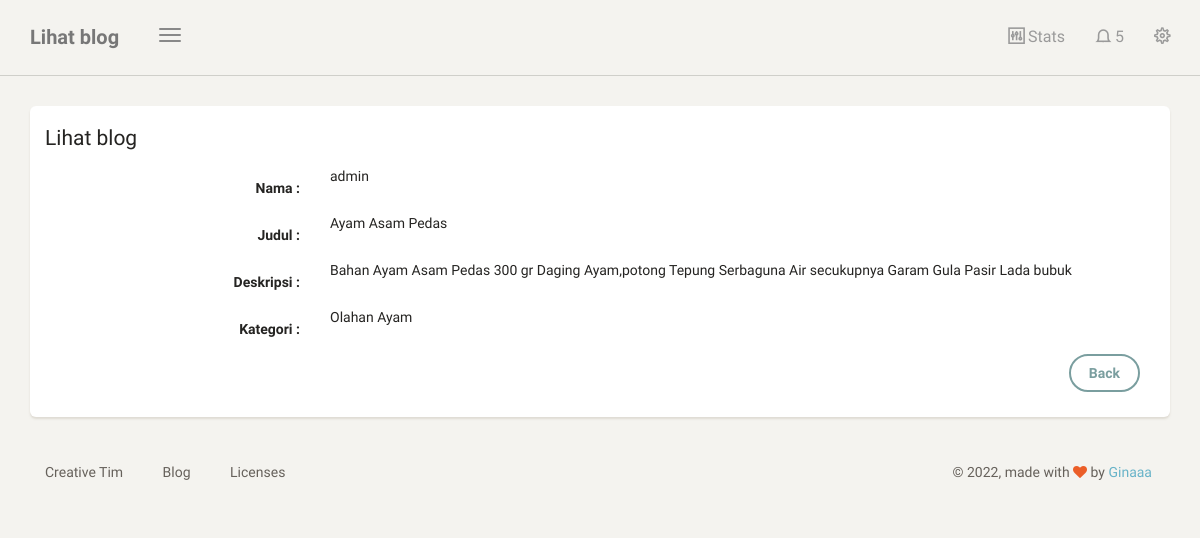
Screenshot of /dashboard/blog/lihat/2 (signed in) with the database file from the repository.
### blog/models.py (models this page shows, shortened)
class Blog(models.Model):
    nama = models.CharField(max_length=100, blank=True, null=True)
    judul = models.CharField(max_length=100)
    deskripsi = models.TextField()
    kategori = models.ForeignKey(Kategori, on_delete=models.CASCADE)
    date = models.DateTimeField(auto_now_add=True)
    class Meta:
        ordering = ['-date']
        verbose_name_plural = "Blog"

class Kategori(models.Model):
    nama = models.CharField(max_length=20)
    def __str__(self):
        return self.nama
    class Meta:
        verbose_name_plural = "Kategori"

### blog/views.py (the view)
# urls.py: path('blog/lihat/<str:id>',lihat_blog, name='lihat_blog'),
@login_required
def lihat_blog(request, id):
    template_name = "back/lihat_blog.html"
    blog = Blog.objects.get(id=id)
    context = {
        'title' : 'Lihat blog',
        'blog':blog,
    }
    return render (request, template_name, context)

### templates/back/lihat_blog.html (shortened to what this page needs)
{% extends 'back/base.html' %}
{% block content %}
<div class="content">
    <div class="container-fluid">
        <div class="row">
        <div class="col-md-12">
                <div class="card">
                    <form class="form-horizontal" method="POST">
                        <div class="card-header">
                            <h4 class="card-title">
                                {{title}}
                            </h4>
                        </div>
                        <div class="card-content">
                            <div class="form-group">
                                <label class="col-md-3 control-label">Nama : </label>
                                <div class="col-md-9">
                                    {{blog.nama}}
                                </div>
                            </div>
                            <div class="form-group">
                                <label class="col-md-3 control-label">Judul : </label>
                                <div class="col-md-9">
                                    {{blog.judul}}
                                </div>
                            </div><div class="form-group">
                                <label class="col-md-3 control-label">Deskripsi : </label>
                                <div class="col-md-9">
                                    {{blog.deskripsi}}
                                </div>
                            </div><div class="form-group">
                                <label class="col-md-3 control-label">Kategori : </label>
                                <div class="col-md-9">
                                    {{blog.kategori}}
                                </div>
                            </div>
                        <div class="card-footer text-right">
                            <div class="form-group">
                                <label class="col-md-3"></label>
                                <div class="col-md-9">
                                    <a  class="btn btn-primary" href="{% url 'tabel_blog' %}">Back</a>
                                </div>
                            </div>
                        </div>
                    </form>
                </div>
            </div>
        </div>
    </div>
</div>
{% endblock content %}

### rows the page displays
Blog: nama "admin", judul "Ayam Asam Pedas", deskripsi "Bahan Ayam Asam Pedas 300 gr Daging Ayam,potong Tepung Serbaguna Air secukupnya Garam Gula Pasir Lada bubuk", kategori "Olahan Ayam"

### other values shown
{{ title }} "Lihat blog"
